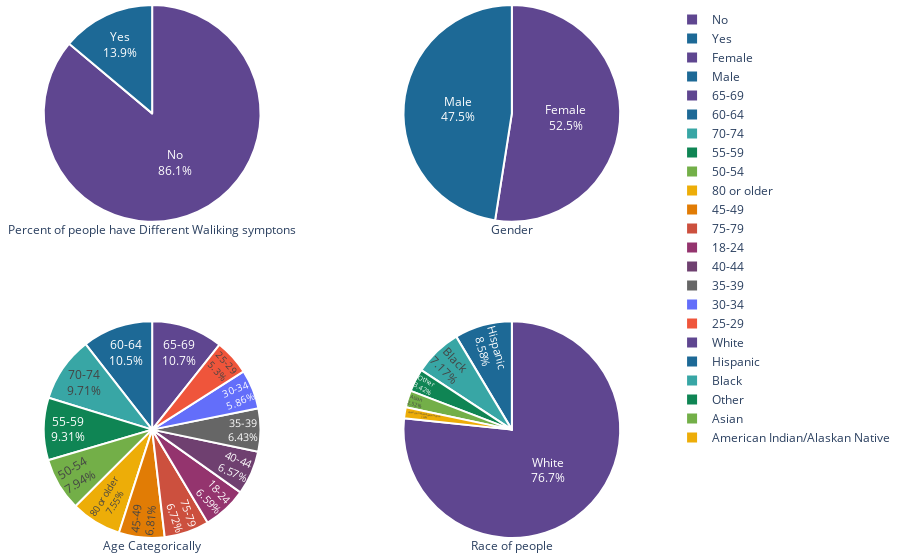

The code cell stored with this chart in its notebook:
### Code cell
Different_Walking = patient_data.DiffWalking.value_counts()
sex = patient_data.Sex.value_counts()
age = patient_data.AgeCategory.value_counts()
race = patient_data.Race.value_counts()

fig = make_subplots(rows = 2, cols = 2, specs = [[{'type':'domain'}, {'type':'domain'}], [{'type':'domain'}, {'type':'domain'}]])

fig.add_trace(go.Pie(
             values = Different_Walking.values,
             labels = Different_Walking.index,
#              color_discrete_sequence = px.colors.sequential.Viridis,
            title = 'Percent of people have Different Waliking symptons'), row = 1, col = 1)

fig.add_trace(go.Pie(
             values = sex.values,
             labels = sex.index,
#              color_discrete_sequence = px.colors.sequential.Viridis,
            title = 'Gender'), row = 1, col = 2)

fig.add_trace(go.Pie(
             values = age.values,
             labels = age.index,
#              color_discrete_sequence = px.colors.sequential.Viridis,
            title = 'Age Categorically'), row = 2, col = 1)

fig.add_trace(go.Pie(
             values = race.values,
             labels = race.index,
#              color_discrete_sequence = px.colors.sequential.Viridis,
            title = 'Race of people'), row = 2, col = 2)



fig.update_traces(titleposition = 'bottom center',textposition = 'inside', 
                  textinfo = 'percent+label',marker_colors=px.colors.qualitative.Prism, 
                  marker = dict(line = dict(color = 'white', width = 2)))

fig.update_layout(margin=dict(t=5, b=5, l=5, r=5))
fig.show()

### Figure 1 — Plotly figure (JSON) as saved in the notebook; plotly's stock layout.template omitted (floating-point values rounded to 4 significant figures)
{"data": [{"domain": {"x": [0, 0.45], "y": [0.575, 1]}, "labels": ["No", "Yes"], "marker": {"colors": ["rgb(95, 70, 144)", "rgb(29, 105, 150)", "rgb(56, 166, 165)", "rgb(15, 133, 84)", "rgb(115, 175, 72)", "rgb(237, 173, 8)", "rgb(225, 124, 5)", "rgb(204, 80, 62)", "rgb(148, 52, 110)", "rgb(111, 64, 112)", "rgb(102, 102, 102)"], "line": {"color": "white", "width": 2}}, "textinfo": "percent+label", "textposition": "inside", "title": {"position": "bottom center", "text": "Percent of people have Different Waliking symptons"}, "type": "pie", "values": [275385, 44410]}, {"domain": {"x": [0.55, 1], "y": [0.575, 1]}, "labels": ["Female", "Male"], "marker": {"colors": ["rgb(95, 70, 144)", "rgb(29, 105, 150)", "rgb(56, 166, 165)", "rgb(15, 133, 84)", "rgb(115, 175, 72)", "rgb(237, 173, 8)", "rgb(225, 124, 5)", "rgb(204, 80, 62)", "rgb(148, 52, 110)", "rgb(111, 64, 112)", "rgb(102, 102, 102)"], "line": {"color": "white", "width": 2}}, "textinfo": "percent+label", "textposition": "inside", "title": {"position": "bottom center", "text": "Gender"}, "type": "pie", "values": [167805, 151990]}, {"domain": {"x": [0, 0.45], "y": [0, 0.425]}, "labels": ["65-69", "60-64", "70-74", "55-59", "50-54", "80 or older", "45-49", "75-79", "18-24", "40-44", "35-39", "30-34", "25-29"], "marker": {"colors": ["rgb(95, 70, 144)", "rgb(29, 105, 150)", "rgb(56, 166, 165)", "rgb(15, 133, 84)", "rgb(115, 175, 72)", "rgb(237, 173, 8)", "rgb(225, 124, 5)", "rgb(204, 80, 62)", "rgb(148, 52, 110)", "rgb(111, 64, 112)", "rgb(102, 102, 102)"], "line": {"color": "white", "width": 2}}, "textinfo": "percent+label", "textposition": "inside", "title": {"position": "bottom center", "text": "Age Categorically"}, "type": "pie", "values": [34151, 33686, 31065, 29757, 25382, 24153, 21791, 21482, 21064, 21006, 20550, 18753, 16955]}, {"domain": {"x": [0.55, 1], "y": [0, 0.425]}, "labels": ["White", "Hispanic", "Black", "Other", "Asian", "American Indian/Alaskan Native"], "marker": {"colors": ["rgb(95, 70, 144)", "rgb(29, 105, 150)", "rgb(56, 166, 165)", "rgb(15, 133, 84)", "rgb(115, 175, 72)", "rgb(237, 173, 8)", "rgb(225, 124, 5)", "rgb(204, 80, 62)", "rgb(148, 52, 110)", "rgb(111, 64, 112)", "rgb(102, 102, 102)"], "line": {"color": "white", "width": 2}}, "textinfo": "percent+label", "textposition": "inside", "title": {"position": "bottom center", "text": "Race of people"}, "type": "pie", "values": [245212, 27446, 22939, 10928, 8068, 5202]}], "layout": {"margin": {"b": 5, "l": 5, "r": 5, "t": 5}}}
